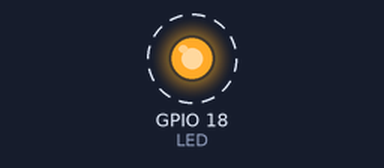
The program below on a simulated Raspberry Pi (BCM pin numbers). On the bench: output pins drawn as LEDs (lit = HIGH). Dashed ring = blinking.

Above: at 0.5 s.
Timing chart, 0 to 4.6 s (numbered marks = the images above):
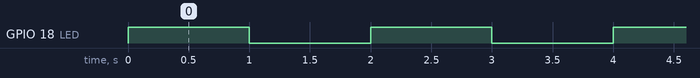

Measured:
- by itself, GPIO 18 (LED): alternates HIGH for 1.0 s and LOW for 1.0 s

The program:

led-blink.py
```python
#!/usr/bin/env python
#
# blink-led.py - Continuously blink an LED every second
#

import RPi.GPIO as GPIO
import time

LED = 18

GPIO.setmode(GPIO.BCM)		# Set to board numbering
GPIO.setup(LED, GPIO.OUT)	# Setup LED channel for output
GPIO.output(LED, GPIO.LOW)	# Initialize output state to low

try:
  while True:
	GPIO.output(LED, GPIO.HIGH)	# Turn on LED
	time.sleep(1)
	GPIO.output(LED, GPIO.LOW)	# Turn off LED
	time.sleep(1)
except KeyboardInterrupt:
  print "Exiting"
  GPIO.cleanup()
```
